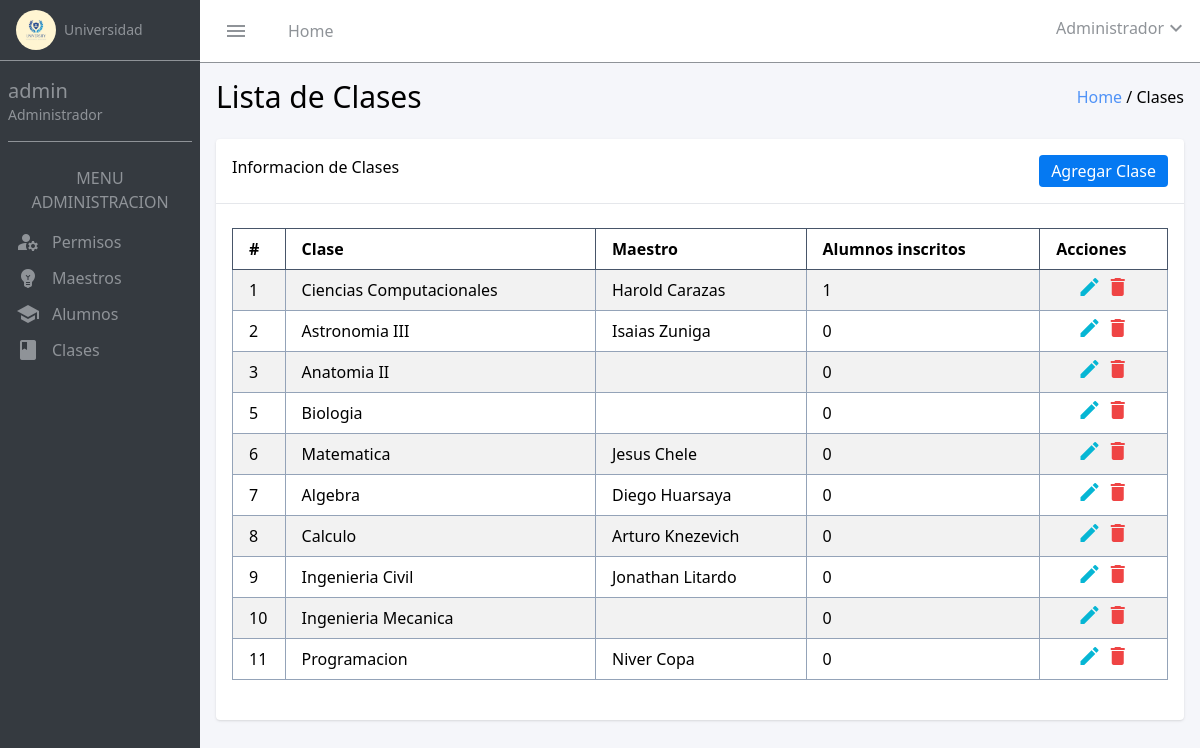
Page /clases (signed in) on the committed database.
### tables this page shows
CREATE TABLE `courses` (
  `id` int(11) NOT NULL,
  `name` varchar(100) DEFAULT NULL
);

### Controllers/CursoController.php (called while the page is built, shortened)
<?php
require_once $_SERVER["DOCUMENT_ROOT"] . "/Models/Curso.php";
class CursoController
{
    protected $model;
    public function __construct()
    {
        $this->model = new Curso();
    }
    public function index()
    {
        $cursos = $this->model->all();
        include $_SERVER["DOCUMENT_ROOT"] . "/views/cursos/read.php";
    }
}

### config/database.php (called while the page is built)
<?php
return [
    "host" => "localhost",
    "dbname" => "university",
    "username" => "root",
    "password" => ""
];

### Models/Model.php (called while the page is built, shortened)
<?php
class Model
{
    public function __construct()
    {
        $config = include($_SERVER["DOCUMENT_ROOT"] . "/config/database.php");
        try {
            $this->db = new mysqli(
                $config["host"],
                $config["username"],
                $config["password"],
                $config["dbname"]
            );
        } catch (mysqli_sql_exception $e) {
            echo "Error: " . $e->getMessage();
        }
    }
}

### Models/Curso.php (called while the page is built, shortened)
<?php
require_once $_SERVER["DOCUMENT_ROOT"] . "/Models/Model.php";
class Curso extends Model
{
    public function all()
    {
        $res = $this->db->query("SELECT
        c.id AS curso_id,
        c.name AS nombre_curso,
        u_maestro.name AS nombre_maestro,
        COUNT(u_alumno.name) AS alumnos_inscritos
    FROM
        courses c
    LEFT JOIN
        cursos_maestros cm ON c.id = cm.course_id
    LEFT JOIN
        users u_maestro ON cm.maestro_id = u_maestro.id
    LEFT JOIN
        courses_alumnos ca ON c.id = ca.course_id
    LEFT JOIN
        users u_alumno ON ca.alumno_id = u_alumno.id
    GROUP BY
        c.id, u_maestro.id;");
    $courses = $res->fetch_all(MYSQLI_ASSOC);
    return $courses;
    }
}

### views/cursos/read.php (the view, shortened to what this page needs)
<!DOCTYPE html>
<html lang="en">
<head>
    <link href="/dist/output.css" rel="stylesheet">
</head>
<body>
<div class="w-full flex h-screen">
        <div class="bg-[#353A40] w-1/6 shadow-2xl">
        <div class="flex items-center border-b border-[#8F9398] px-4 py-2.5"><img src="/assets/logo.jpg" class="w-10 rounded-full mr-2"><span class="text-[#8F9398] text-sm">Universidad</span></div>
        <div class="border-b border-[#8F9398] py-4 mx-2">
            <h1 class=" text-[#8F9398] text-xl">admin</h1>
            <h2 class=" text-[#8F9398] text-sm">Administrador</h2>
        </div>
        <div class="mx-2 px-2 flex flex-col mt-6 mb-4">
            <h1 class="text-[#8F9398] text-center mb-4">MENU ADMINISTRACION</h1>
            <div class="mb-3"><a href="/permisos" class="text-[#8F9398] flex items-center"><span class="material-icons text-[#8F9398] mr-3">manage_accounts</span>Permisos</a></div>
            <div class="mb-3"><a href="/maestros" class="text-[#8F9398] flex items-center"><span class="material-icons text-[#8F9398] mr-3">emoji_objects</span>Maestros</a></div>
            <div class="mb-3"><a href="/alumnos" class="text-[#8F9398] flex items-center"><span class="material-icons text-[#8F9398] mr-3">school</span>Alumnos</a></div>
            <div class="mb-3"><a href="/clases" class="text-[#8F9398] flex items-center"><span class="material-icons text-[#8F9398] mr-3">class</span>Clases</a></div>
        </div>
        </div>
        <div class="w-5/6 flex flex-col">
            <nav class="bg-[#FFFFFF] flex items-center border-b border-[#8F9398] py-4 justify-between">
                <div class="flex ml-6">
                <span class="material-icons text-[#8F9398]">menu</span>
                <h1 class="ml-10 text-[#8F9398]">Home</h1>
                </div>
                <div class="flex mr-3">
                    <span class="text-[#8F9398]">Administrador</span>
                    <button class="toggleButton" id="toggleButton"><span class="material-icons text-[#8F9398]">expand_more</span></button>
                </div>
            </nav>
            <div class="bg-[#F5F6FA] h-screen">
                <div class="px-4 my-4">
                <div class="flex justify-between items-center">
                <h1 class="text-3xl font-medium">Lista de Clases</h1>
                <div><a href="/dashboard"><span class="text-[#5093f7]">Home </span></a><span>/ Clases</span></div>
                </div>
                <div class=" rounded shadow border-gray-500 py-4 bg-[#FFFFFF] mt-6 w-full">
                    <div class="border-b px-4 flex justify-between pb-4"><span>Informacion de Clases</span><a href="/clases/create" class="bg-[#0579F2] rounded py-1 px-3 text-white text-l">Agregar Clase</a></div>
                    <div class="px-4 mt-6 mb-6 w-full">
                    <table class="border-collapse border border-slate-500 w-full">
                        <thead>
                            <tr>
                                <th class="border border-slate-600 py-2 text-left pl-4">#</th>
                                <th class="border border-slate-600 text-left pl-4">Clase</th>
                                <th class="border border-slate-600 text-left pl-4">Maestro</th>
                                <th class="border border-slate-600 text-left pl-4">Alumnos inscritos</th>
                                <th class="border border-slate-600 text-left pl-4">Acciones</th>
                            </tr>
                        </thead>
                        <tbody>
                        <?php
            foreach ($cursos as $curso) {
            ?>
                <tr class="bg-white odd:bg-[#F2F2F2] ">
                    <td class="border border-slate-400 pl-4 py-2"><?= $curso["curso_id"] ?></td>
                    <td class="border border-slate-400 pl-4"><?= $curso["nombre_curso"] ?></td>
                    <td class="border border-slate-400 pl-4"><?= $curso["nombre_maestro"] ?></td>
                    <td class="border border-slate-400 pl-4"><?= $curso["alumnos_inscritos"] ?></td>
                    <td class="border border-slate-400 text-center">
                        <a href="/clases/edit?id=<?= $curso["curso_id"] ?>" class="btnEdit"><span class="material-icons text-cyan-500">edit</span></a>
                        <form action="/clases/delete" method="post" style="display: inline;">
                            <button type="submit"><span class="material-icons text-red-500">delete</span></button>
                        </form>
                    </td>
                </tr>
            <?php
            }
            ?>
                        </tbody>
                    </table>
                    </div>
                </div>
                </div>
            </div>
        </div>
    </div>
</body>
</html>

### rows in the picture
courses: id "1", name "Ciencias Computacionales", nombre_maestro "Harold Carazas", alumnos_inscritos "1"
courses: id "2", name "Astronomia III", nombre_maestro "Isaias Zuniga", alumnos_inscritos "0"
courses: id "3", name "Anatomia II", alumnos_inscritos "0"
courses: id "5", name "Biologia", alumnos_inscritos "0"
courses: id "6", name "Matematica", nombre_maestro "Jesus Chele", alumnos_inscritos "0"
courses: id "7", name "Algebra", nombre_maestro "Diego Huarsaya", alumnos_inscritos "0"
courses: id "8", name "Calculo", nombre_maestro "Arturo Knezevich", alumnos_inscritos "0"
courses: id "9", name "Ingenieria Civil", nombre_maestro "Jonathan Litardo", alumnos_inscritos "0"
courses: id "10", name "Ingenieria Mecanica", alumnos_inscritos "0"
courses: id "11", name "Programacion", nombre_maestro "Niver Copa", alumnos_inscritos "0"
